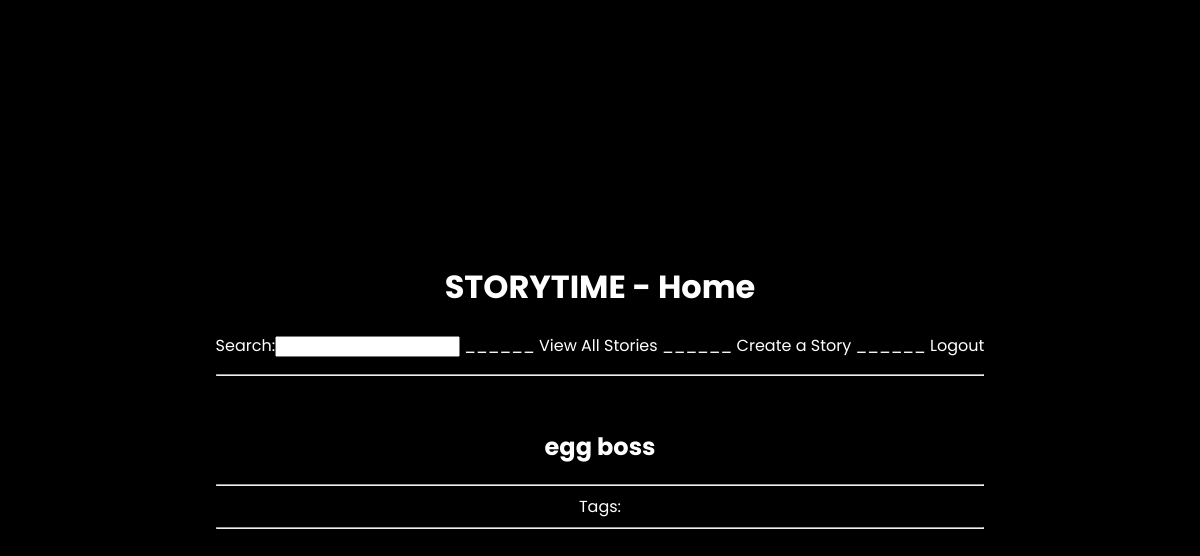
Page /home (signed in) on the earlier database version.
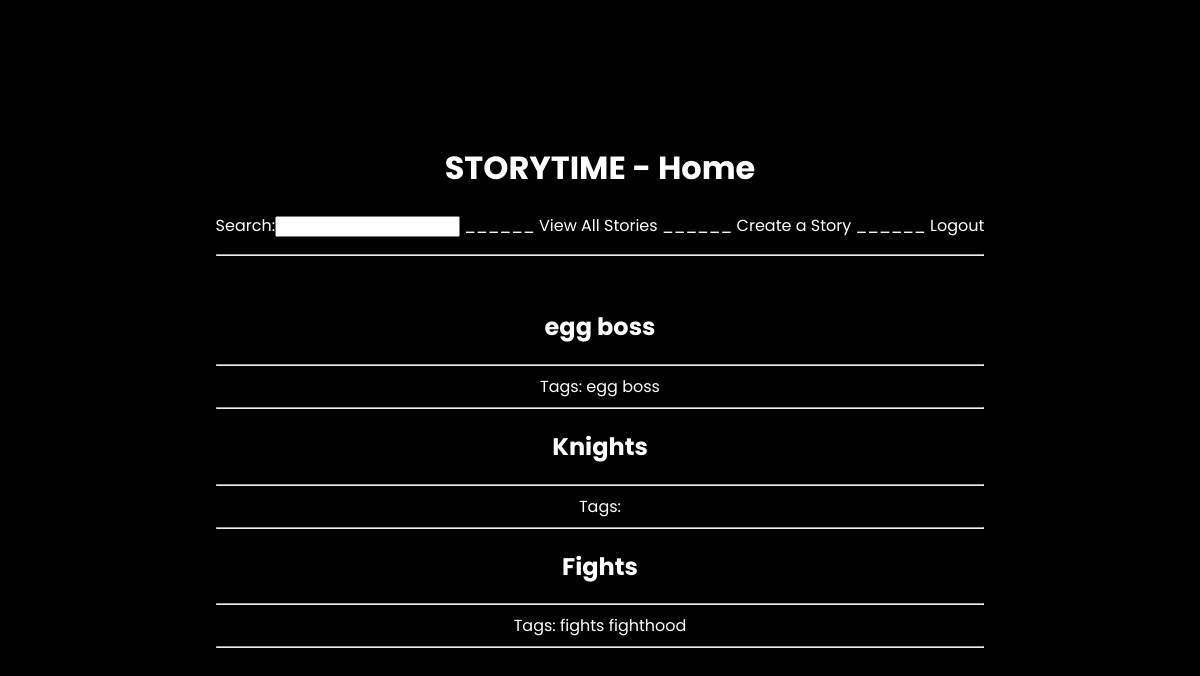
Same page on the later database version.
### tables this page shows
CREATE TABLE stories(story_name TEXT, content TEXT, entry_num INTEGER, editor_id INTEGER);

CREATE TABLE tags(story_name TEXT, tag TEXT);

### app.py (the view)
@app.route("/home")
def home():
    if "username" not in session:
        return redirect(url_for("login"))
    storyLinks = dict()
    id = access_data.get_id(session["username"])
    stories = access_data.view_all(id)
    for story in stories:
        index = 0
        for each in stories[story]:
            stories[story][index] = "_".join(each.split(" "))
            index += 1
        storyLinks[story] = ("/view?title=" + "_".join(story.split(" ")) + "&" + "content=" + "-".join(stories[story]))
    storytags = dict()
    for story in stories:
        storytags[story] = access_data.all_tags(story)
    return render_template("home.html", links = storyLinks, storytags = storytags)

### util/access_data.py (called while the page is built)
def createDatabase():
    DB_FILE="data/discoeggs.db"
    db = sqlite3.connect(DB_FILE) #open if file exists, otherwise create
    c = db.cursor()
    command = "CREATE TABLE IF NOT EXISTS login(username TEXT, password TEXT, editor_id INTEGER PRIMARY KEY)"
    c.execute(command)
    command = "CREATE TABLE IF NOT EXISTS stories(story_name TEXT, content TEXT, entry_num INTEGER, editor_id INTEGER)"
    c.execute(command)
    command = "CREATE TABLE IF NOT EXISTS tags(story_name TEXT, tag TEXT)"
    c.execute(command)
    db.commit()
    db.close()

def view_all(id):
    createDatabase()
    DB_FILE="data/discoeggs.db"
    db = sqlite3.connect(DB_FILE) #open if file exists, otherwise create
    c = db.cursor()
    command = "SELECT story_name FROM stories WHERE editor_id = {}".format(id)
    c.execute(command)
    stories = c.fetchall()
    ret = {}
    for story in stories:
        command = "SELECT content FROM stories WHERE story_name = \'{}\'".format(story[0])
        c.execute(command)
        uneditedContent = c.fetchall()
        content = []
        for each in uneditedContent:
            content.append(each[0])
        ret[story[0]] = content #creates a new key for a story with all its content
    db.commit() #save changes
    db.close()  #close database
    return ret

def get_id(user):
    createDatabase()
    DB_FILE="data/discoeggs.db"
    db = sqlite3.connect(DB_FILE) #open if file exists, otherwise create
    c = db.cursor()
    command = "SELECT editor_id FROM login WHERE username = \'{}\' ".format(user)
    c.execute(command)
    id = c.fetchone()
    db.commit() #save changes
    db.close()  #close database
    return(id[-1])

def all_tags(single):
    createDatabase()
    DB_FILE= "data/discoeggs.db"
    db = sqlite3.connect(DB_FILE) #open if file exists, otherwise create
    c = db.cursor()
    command = "SELECT DISTINCT tag FROM tags WHERE story_name=\'{}\'".format(single)
    c.execute(command)
    stags = c.fetchall()
    db.commit()
    db.close()
    if (len(stags) == 0):
        return ""
    ret = []
    for each in stags:
        ret.append(each[0])
    return ret

### templates/home.html (shortened to what this page needs)
{% extends "sitebase.html" %}
{% set title = "Home" %}
{% block head %}
  {{super()}}<br>
    {% set msg = get_flashed_messages() %}
{% endblock %}
{% block body %}
{% for story in links %}
  <a href = {{links[story]}}><h2> {{story}} </h2></a>
  <hr>
  Tags:
  {% for tag in storytags[story] %}
    {{tag}}
  {% endfor %}<hr>
{% endfor %}
{% endblock %}

### templates/sitebase.html
{% extends "base.html" %}
{% block head %}
<h1> <a href="/home"> STORYTIME </a> - {{title}} </h1>
<form action="/search">
  Search:<input type = "search" name="input"> <font color ="white"> ______</font>
  <a href = "/allstories"> View All Stories </a><font color ="white"> ______</font>
  <a href = "/create"> Create a Story </a><font color ="white"> ______</font>
  <a href = "/logout"> Logout </a>
</form>
<hr>
{% endblock %}

### templates/base.html (shortened to what this page needs)
<!DOCTYPE>
<html>
  <head>
<link rel="stylesheet" href="{{ url_for('static', filename='cool.css') }}">
    {% block head %}
    {% endblock %}
  </head>
  <body>
    {% block body %}
    {% endblock %}
  </body>
</html>

### static/cool.css (style rules this page uses)
body { background-image: linear-gradient( rgba(0, 0, 0, 0.6), rgba(0, 0, 0, 0.6) ), url(../static/unpleasant.gif); background-image: url(../static/unpleasant.gif); background-color: black; background-size: contain, cover; background-position: center, center; font-family: "Poppins"; color: white; }
html, body { height: 100%; text-align:center; }
html { display: table; margin: auto; }
body { display: table-cell; vertical-align: middle; }
a { color: white; text-decoration: none; }

Differences in the rows shown:
added tags: tag "egg", shown under stories "egg boss"
added tags: tag "boss", shown under stories "egg boss"
added stories: story_name "Knights"
added stories: story_name "Fights", story "fights"
added tags: tag "fighthood", shown under "Fights"
